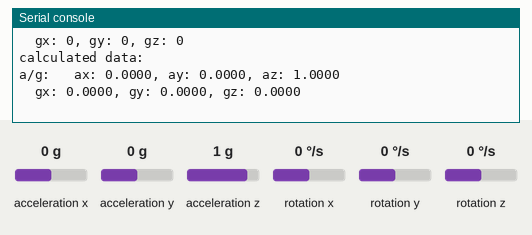
The program below on a simulated MicroPython board. On the bench: the last lines printed to the serial console. Inputs (shaded band) come from the test bench; at power-on: acceleration x 0 g, acceleration y 0 g, acceleration z 1 g, rotation x 0 °/s, rotation y 0 °/s, rotation z 0 °/s. Library files of the repository ran but are not shown: mpu6050.py.

Above: at 2.3 s.
2.4 s: acceleration x set to -1.4 g
At 6.8 s:
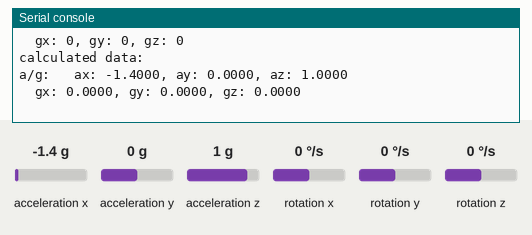
8.4 s: acceleration y set to -1.4 g
At 11.9 s:
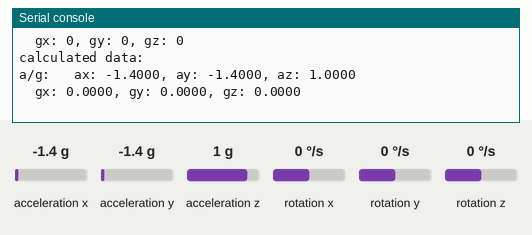
14.4 s: acceleration z set to -1.4 g
At 17.0 s:
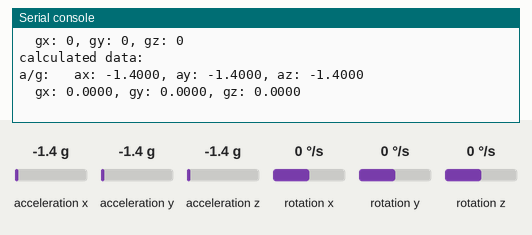
20.4 s: rotation x set to -192 °/s
At 22.1 s:
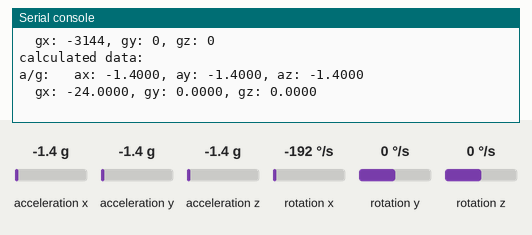
26.4 s: rotation y set to -192 °/s
At 32.3 s:
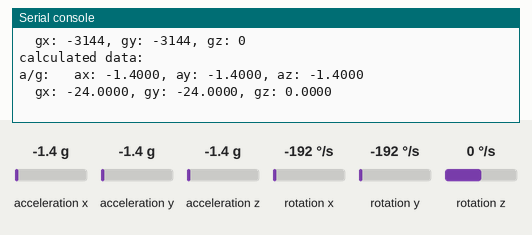
Timing chart, 0 to 33.4 s (numbered marks = the images above; inputs shaded):
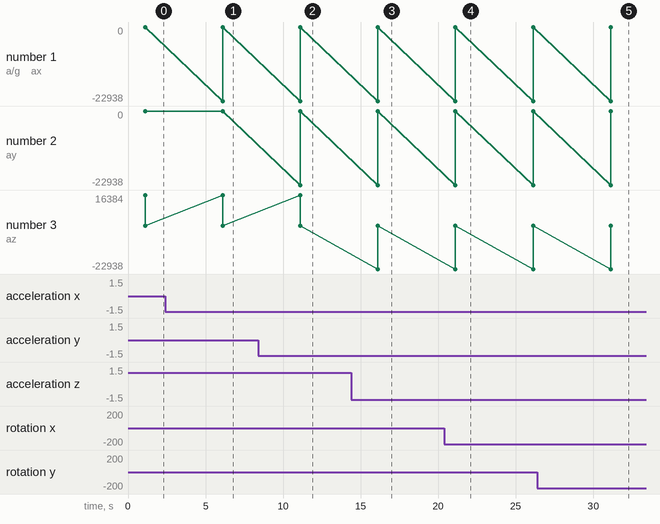

Measured:
- after the input at 2.4 s, the serial console: prints a new line after 3.7 s (image 1)
- after the input at 8.4 s, the serial console: prints a new line after 2.7 s (image 2)
- after the input at 14.4 s, the serial console: prints a new line after 1.7 s (image 3)
- after the input at 20.4 s, the serial console: prints a new line after 0.71 s (image 4)
- after the input at 26.4 s, the serial console: prints a new line after 4.7 s (image 5)
- plotted number 1: 0 → -1.4 after the input at 2.4 s

The program:

main.py
```python
from mpu6050 import MPU6050
import time

G = 9.8
mpu = MPU6050(1, 15, 14)
mpu.MPU_Init()
time.sleep(1)

try:
    while True:
        accel = mpu.MPU_Get_Accelerometer()
        gyro = mpu.MPU_Get_Gyroscope()
        print("original data:")
        print("a/g: \tax: %d, ay: %d, az: %d\n\tgx: %d, gy: %d, gz: %d" %
              (accel[0], accel[1], accel[2], gyro[0], gyro[1], gyro[2]))
        print("calculated data:")
        print("a/g: \tax: %0.4f, ay: %0.4f, az: %0.4f\n\tgx: %0.4f, gy: %0.4f, gz: %0.4f\n" %
              (accel[0]/16384, accel[1]/16384, accel[2]/16384, gyro[0]/131, gyro[1]/131, gyro[2]/131))
        time.sleep(5)
except:
    pass
```
